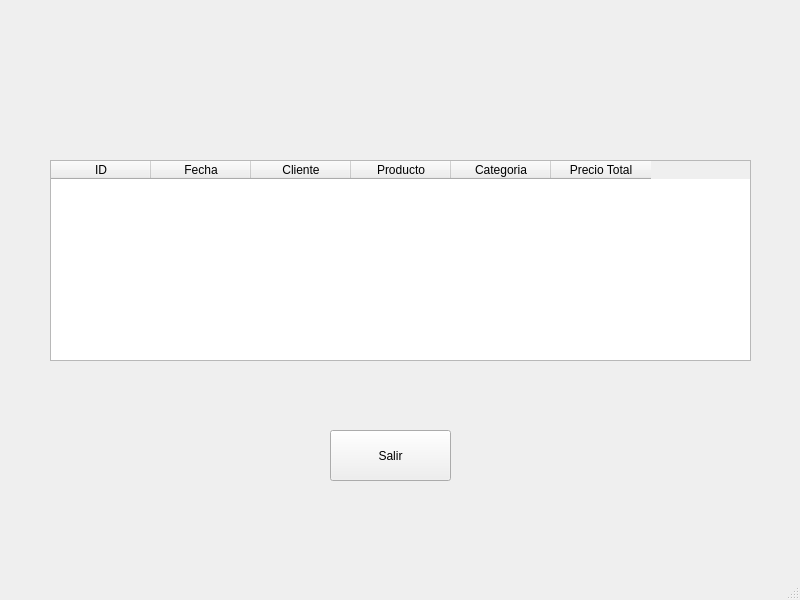
<?xml version="1.0" encoding="UTF-8"?>
<ui version="4.0">
 <class>MainWindow</class>
 <widget class="QMainWindow" name="MainWindow">
  <property name="geometry">
   <rect>
    <x>0</x>
    <y>0</y>
    <width>800</width>
    <height>600</height>
   </rect>
  </property>
  <property name="windowTitle">
   <string>Detalles de Compra</string>
  </property>
  <widget class="QWidget" name="centralwidget">
   <widget class="QPushButton" name="quitDetailButton">
    <property name="geometry">
     <rect>
      <x>330</x>
      <y>430</y>
      <width>121</width>
      <height>51</height>
     </rect>
    </property>
    <property name="text">
     <string>Salir</string>
    </property>
   </widget>
   <widget class="QTableWidget" name="detailTableWidget">
    <property name="geometry">
     <rect>
      <x>50</x>
      <y>160</y>
      <width>701</width>
      <height>201</height>
     </rect>
    </property>
    <column>
     <property name="text">
      <string>ID</string>
     </property>
    </column>
    <column>
     <property name="text">
      <string>Fecha</string>
     </property>
    </column>
    <column>
     <property name="text">
      <string>Cliente</string>
     </property>
    </column>
    <column>
     <property name="text">
      <string>Producto</string>
     </property>
    </column>
    <column>
     <property name="text">
      <string>Categoria</string>
     </property>
    </column>
    <column>
     <property name="text">
      <string>Precio Total</string>
     </property>
    </column>
   </widget>
  </widget>
  <widget class="QMenuBar" name="menubar">
   <property name="geometry">
    <rect>
     <x>0</x>
     <y>0</y>
     <width>800</width>
     <height>26</height>
    </rect>
   </property>
  </widget>
  <widget class="QStatusBar" name="statusbar"/>
  <action name="actionNueva_Compra">
   <property name="text">
    <string>Nueva Compra</string>
   </property>
  </action>
  <action name="actionSalir">
   <property name="text">
    <string>Salir</string>
   </property>
  </action>
 </widget>
 <resources/>
 <connections/>
</ui>
